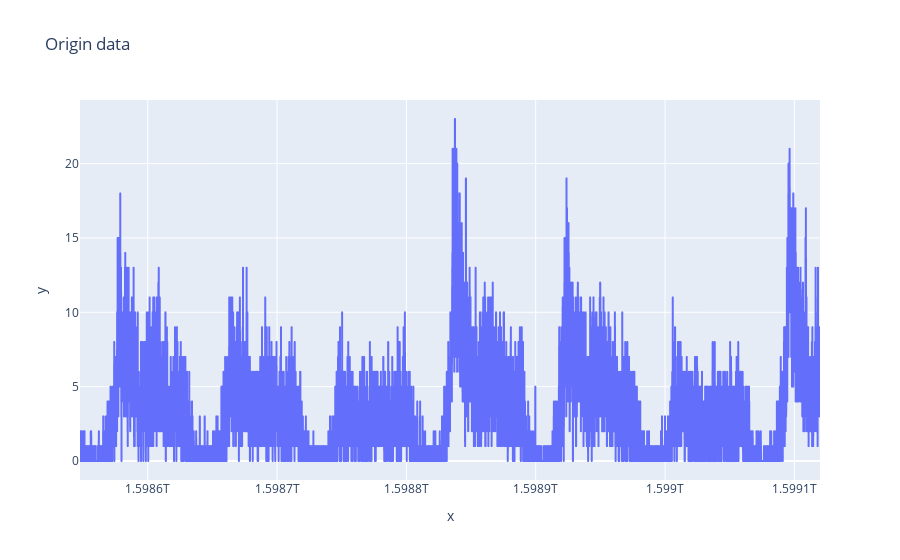
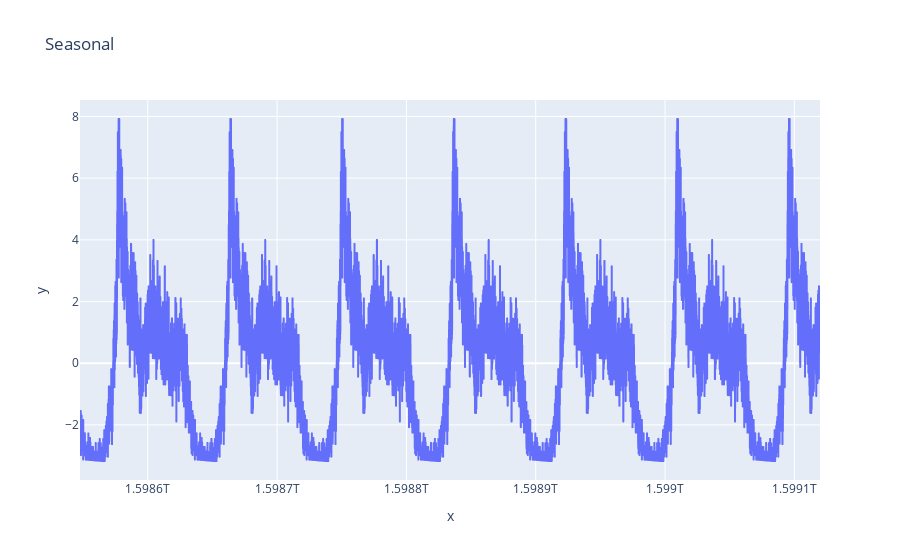
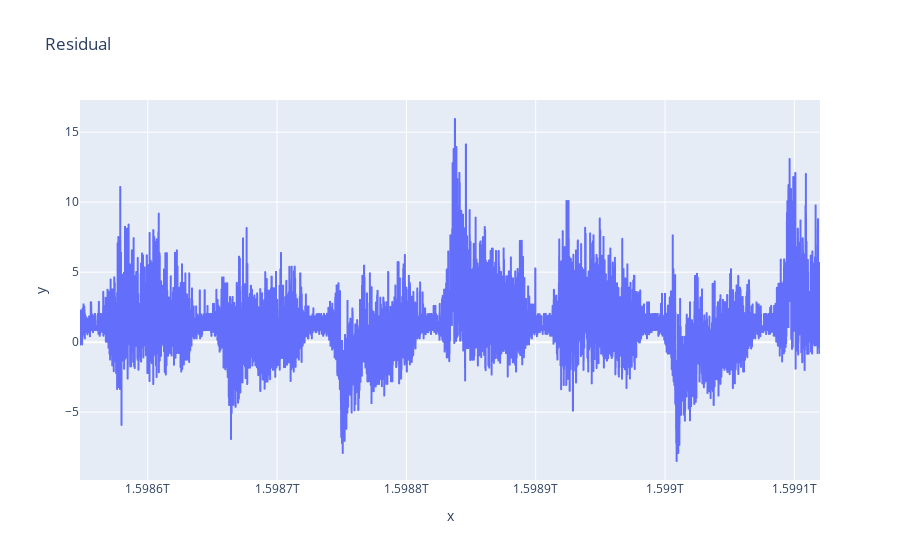

The code cell stored with these charts, in order, in its notebook:
### Code cell
ts = data['TS'].values

dataValues = data['Value'].values
dataSeasonal = seasonal['Value'].values
dataResidual = residual['Value'].values

fig = px.line(dataValues, x = ts, y = dataValues, title='Origin data')
fig.show()

fig = px.line(dataSeasonal, x = ts, y = dataSeasonal, title='Seasonal')
fig.show()

fig = px.line(dataResidual, x = ts, y = dataResidual, title='Residual')
fig.show()

### Figure 1 — Plotly figure (JSON) as saved in the notebook; plotly's stock layout.template omitted (floating-point values rounded to 4 significant figures; data arrays with more than 128 entries replaced by an {"elided": "..."} marker saying what was removed)
{"data": [{"hovertemplate": "x=%{x}<br>y=%{y}<extra></extra>", "legendgroup": "", "line": {"color": "#636efa", "dash": "solid"}, "mode": "lines", "name": "", "showlegend": false, "type": "scattergl", "x": {"elided": "9538 int values"}, "xaxis": "x", "y": {"elided": "9538 int values"}, "yaxis": "y"}], "layout": {"legend": {"tracegroupgap": 0}, "title": {"text": "Origin data"}, "xaxis": {"anchor": "y", "domain": [0, 1], "title": {"text": "x"}}, "yaxis": {"anchor": "x", "domain": [0, 1], "title": {"text": "y"}}}}

### Figure 2 — Plotly figure (JSON) as saved in the notebook; plotly's stock layout.template omitted (floating-point values rounded to 4 significant figures; data arrays with more than 128 entries replaced by an {"elided": "..."} marker saying what was removed)
{"data": [{"hovertemplate": "x=%{x}<br>y=%{y}<extra></extra>", "legendgroup": "", "line": {"color": "#636efa", "dash": "solid"}, "mode": "lines", "name": "", "showlegend": false, "type": "scattergl", "x": {"elided": "9538 int values"}, "xaxis": "x", "y": {"elided": "9538 float values"}, "yaxis": "y"}], "layout": {"legend": {"tracegroupgap": 0}, "title": {"text": "Seasonal"}, "xaxis": {"anchor": "y", "domain": [0, 1], "title": {"text": "x"}}, "yaxis": {"anchor": "x", "domain": [0, 1], "title": {"text": "y"}}}}

### Figure 3 — Plotly figure (JSON) as saved in the notebook; plotly's stock layout.template omitted (floating-point values rounded to 4 significant figures; data arrays with more than 128 entries replaced by an {"elided": "..."} marker saying what was removed)
{"data": [{"hovertemplate": "x=%{x}<br>y=%{y}<extra></extra>", "legendgroup": "", "line": {"color": "#636efa", "dash": "solid"}, "mode": "lines", "name": "", "showlegend": false, "type": "scattergl", "x": {"elided": "9538 int values"}, "xaxis": "x", "y": {"elided": "9538 float values"}, "yaxis": "y"}], "layout": {"legend": {"tracegroupgap": 0}, "title": {"text": "Residual"}, "xaxis": {"anchor": "y", "domain": [0, 1], "title": {"text": "x"}}, "yaxis": {"anchor": "x", "domain": [0, 1], "title": {"text": "y"}}}}
